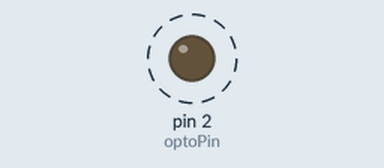
A sketch run on a simulated Arduino Uno, built with avr-gcc and run on an emulated ATmega328P. Shown: output pins drawn as LEDs (lit = HIGH). Dashed ring = blinking.

Above: at 0.5 s.
Timing chart, 0 to 3.0 s (numbered marks = the images above):
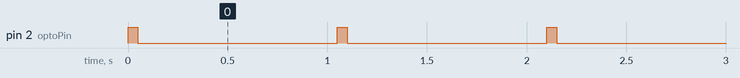

The sketch:

15_____.ino
```cpp
const int optoPin = 2;

void setup() {
  pinMode(optoPin, OUTPUT);
}

void loop() {
  digitalWrite(optoPin, HIGH);
  delay(50);
  digitalWrite(optoPin, LOW);
  delay(1000);
}
```

Measured:
- by itself, pin 2 (optoPin): alternates HIGH for 0.05 s and LOW for 1.0 s
